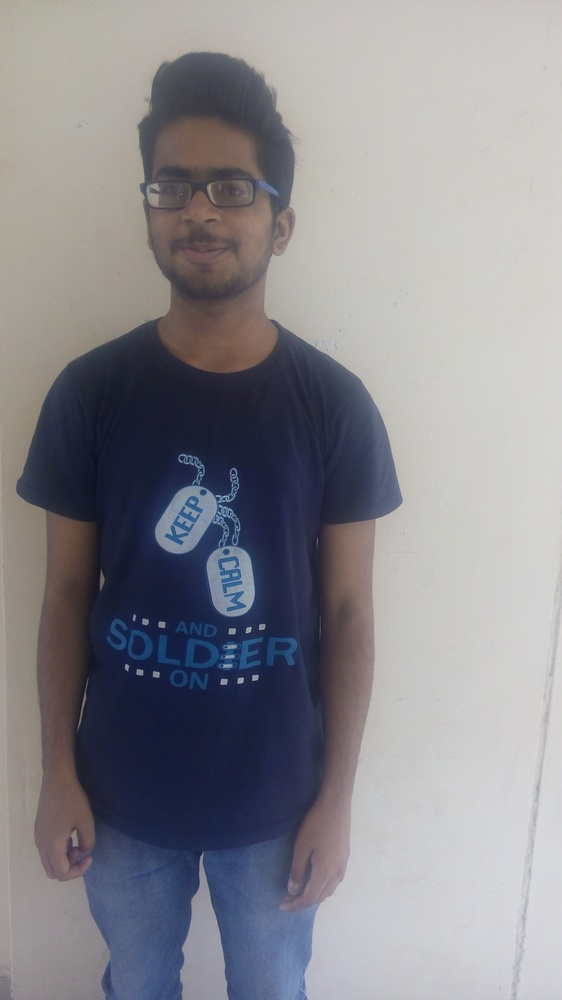
#> input picture image1.jpg, 562 x 1000 px, shrunk from 2736 x 4864 before the run
$ python donut.py ../image1.jpg   (older library calls are emulated)
#> lines starting #> are read from the running program, lines starting #| are printed output that depends on the picture; after the words box and inside, x2 and y2 are one past the last pixel; in counts of white or black regions, pixels touching at a corner belong together
import cv2  # Import OpenCV
import numpy as np  # Import NumPy
import sys

# Read in the image as grayscale - Note the 0 flag
im = cv2.imread(sys.argv[1], 0)
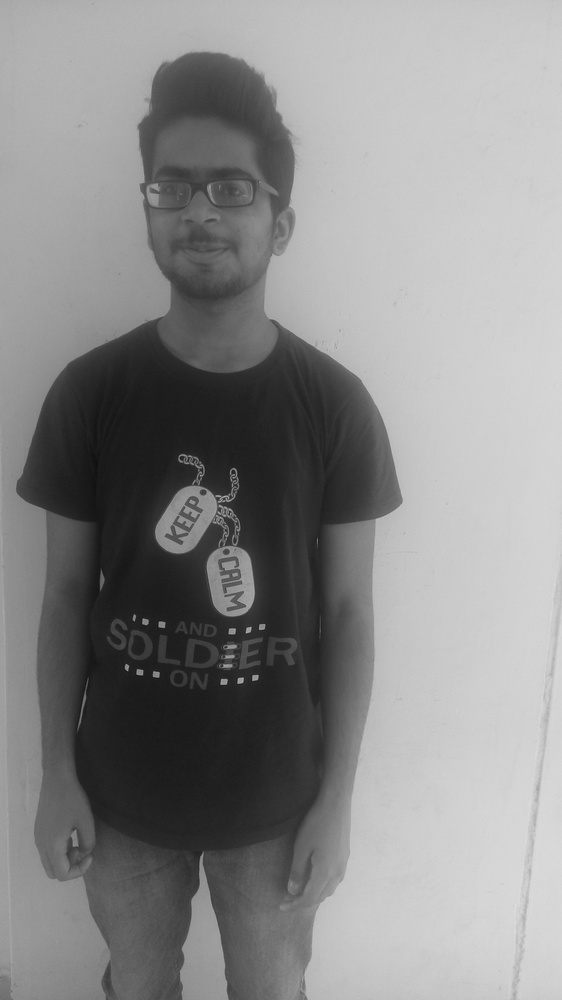
#> im: shape (1000, 562); min 16, max 221, mean 137.4

# Run findContours - Note the RETR_EXTERNAL flag
# Also, we want to find the best contour possible with CHAIN_APPROX_NONE
_, contours, hierarchy = cv2.findContours(im, cv2.RETR_EXTERNAL,
                                          cv2.CHAIN_APPROX_NONE)
#> contours = 1 contour; box (x1, y1, x2, y2) and area: (0, 0, 562, 1000) 560439
# Create an output of all zeroes that has the same shape as the input
# image
out = np.zeros_like(im)

# On this output, draw all of the contours that we have detected
# in white, and set the thickness to be 3 pixels
cv2.drawContours(out, contours, -1, 255, 2)
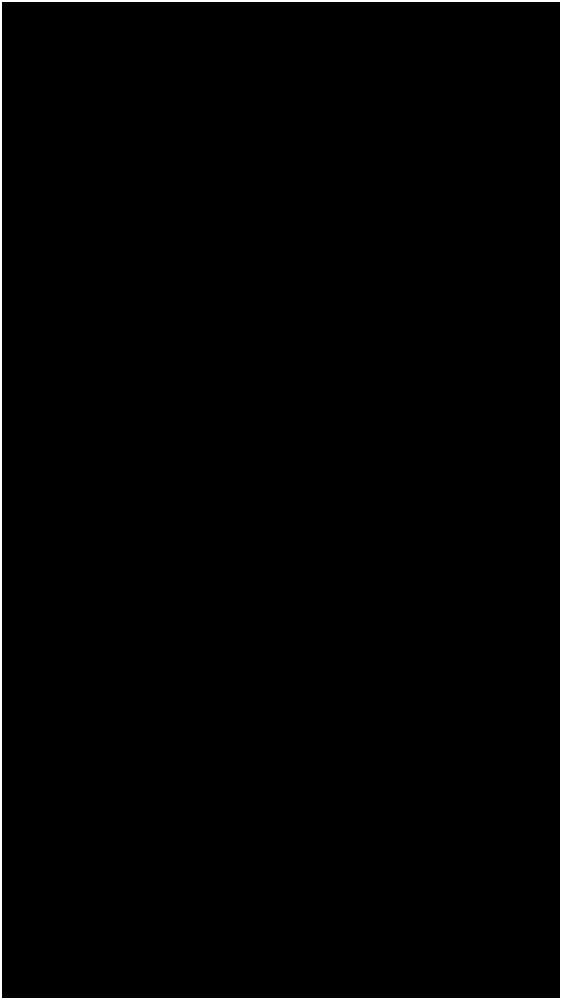
#> out: shape (1000, 562); 1.1% white; 1 white region, box (x1, y1, x2, y2) and area: (0, 0, 562, 1000) 6232

# Spawn new windows that shows us the donut
# (in grayscale) and the detected contour
cv2.imshow('Donut', im)
cv2.imshow('Output Contour', out)

# Wait indefinitely until you push a key.  Once you do, close the windows
cv2.waitKey(0)
cv2.destroyAllWindows()
